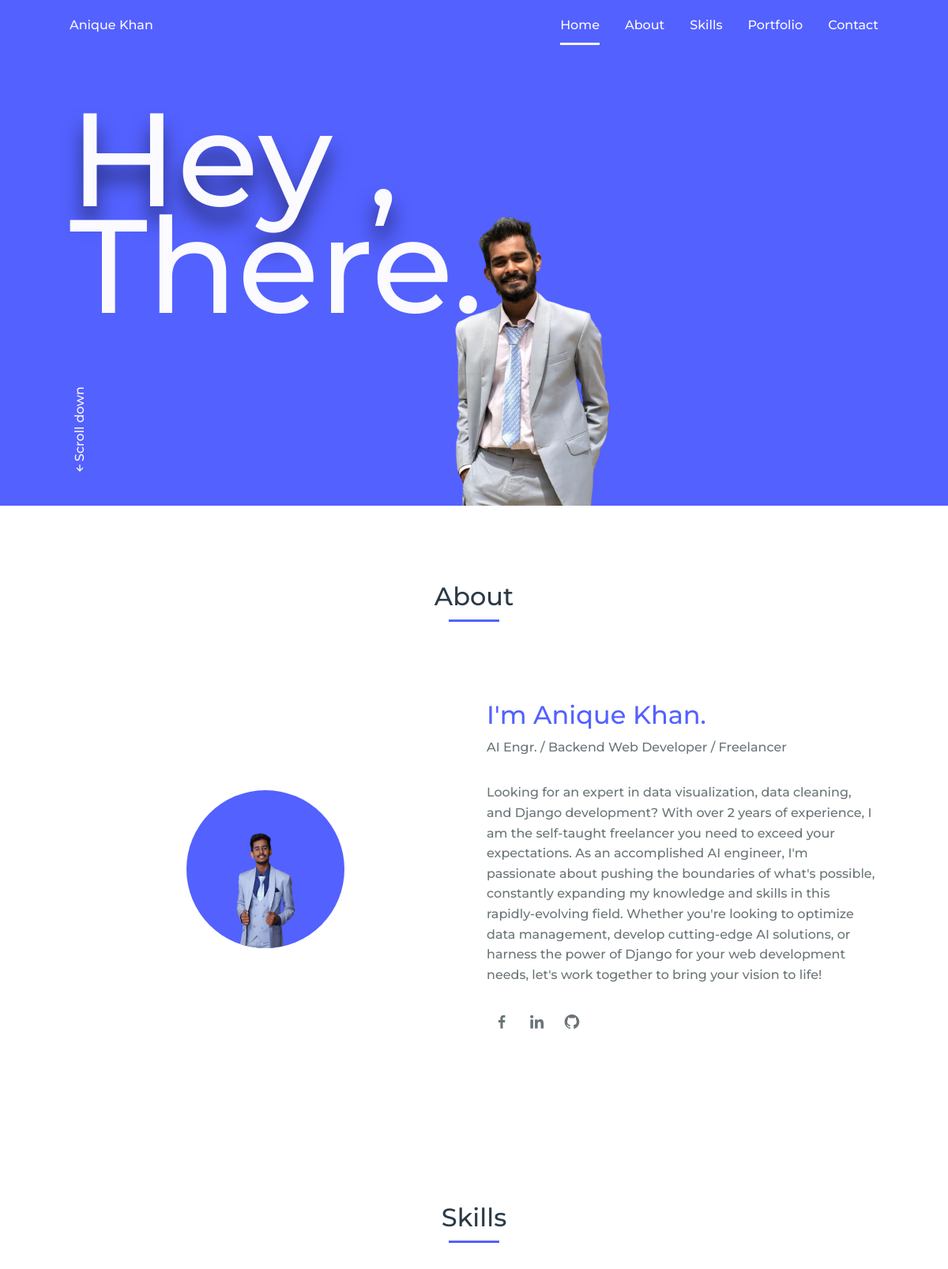
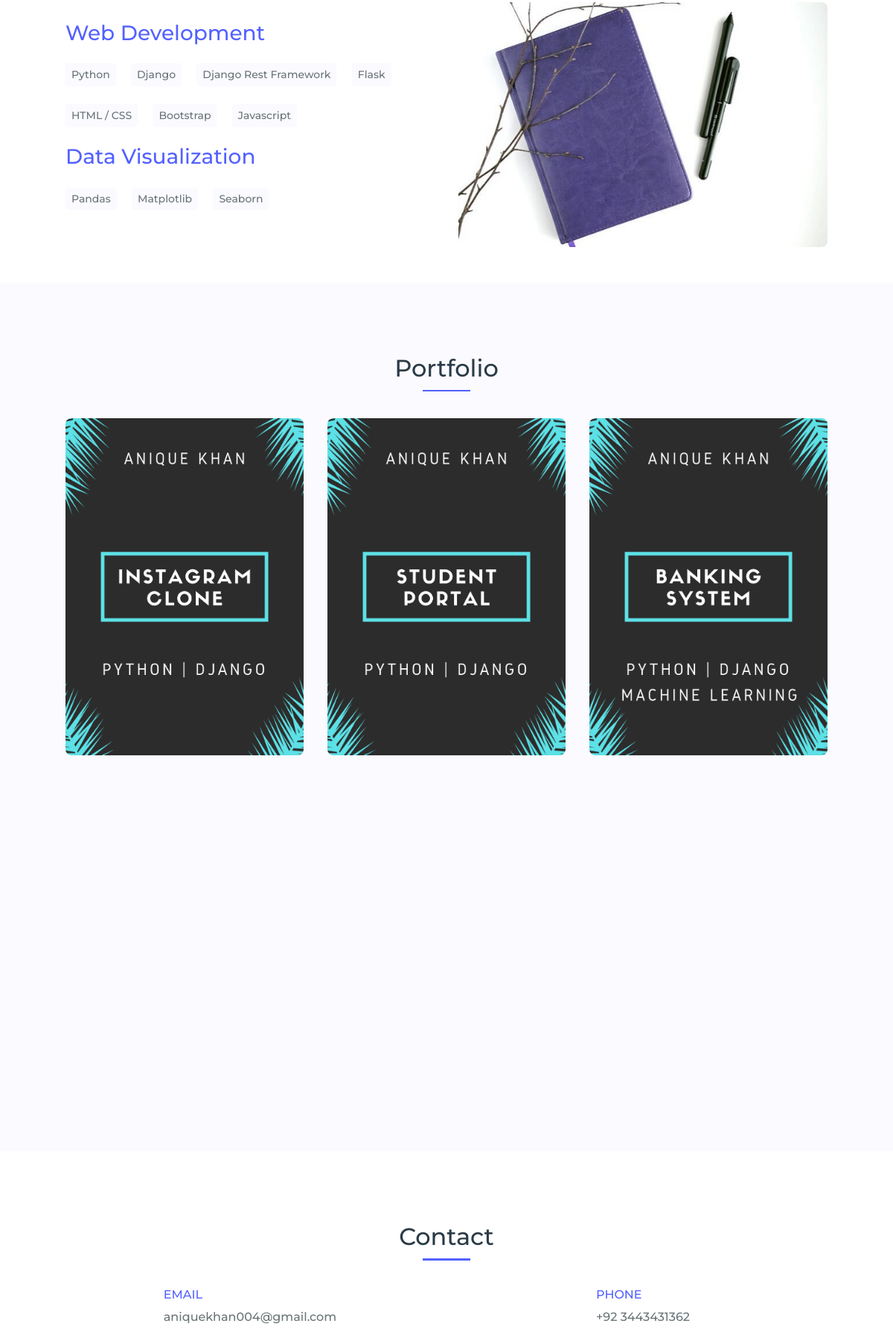
The page / (upper part) on the database its author committed (2 pictures, top to bottom).
### anique/models.py (models this page shows, shortened)
class Home(models.Model):
    name = models.CharField(max_length=20)
    greetings_1 = models.CharField(max_length=5)
    greetings_2 = models.CharField(max_length=5)
    picture = models.ImageField(upload_to='picture/')
    updated = models.DateTimeField(auto_now=True)

class About(models.Model):
    heading = models.CharField(max_length=50)
    career = models.CharField(max_length=50)
    description = models.TextField(blank=False)
    profile_img = models.ImageField(upload_to='profile/')
    updated = models.DateTimeField(auto_now=True)

class Profile(models.Model):
    about = models.ForeignKey(About,
                                on_delete=models.CASCADE)
    social_name = models.CharField(max_length=10)
    link = models.URLField(max_length=200)

class Category(models.Model):
    name = models.CharField(max_length=50)
    updated = models.DateTimeField(auto_now=True)
    class Meta:
        verbose_name = 'Skill'
        verbose_name_plural = 'Skills'

class Skills(models.Model):
    category = models.ForeignKey(Category,
                                on_delete=models.CASCADE)
    skill_name = models.CharField(max_length=50)

class Portfolio(models.Model):
    title = models.CharField(max_length=80,null=True,blank=True)
    description = models.TextField(null=True,blank=True)
    image = models.ImageField(upload_to='portfolio/')
    live_link = models.URLField(max_length=200)
    github_link = models.URLField(max_length=200,blank=True,null=True)
    def __str__(self):
        return self.title

### anique/views.py (the view, shortened to what this page needs)
# urls.py: path('', views.index, name='index')
def index(request):
    if request.method == "GET":
        home = Home.objects.latest('updated')
        about = About.objects.latest('updated')
        profiles = Profile.objects.filter(about=about)
        categories = Category.objects.all()
        portfolios = Portfolio.objects.all()
        form = ContactForm()
        context = {
            'home': home,
            'about': about,
            'profiles': profiles,
            'categories': categories,
            'portfolios': portfolios,
            "form": form
        }
        return render(request, 'index.html', context)

### anique/templates/index.html (shortened to what this page needs)
{% load static %}
<!DOCTYPE html>
<html lang="en">
<head>
    <link href="https://cdn.jsdelivr.net/npm/bootstrap@5.0.2/dist/css/bootstrap.min.css" rel="stylesheet">
    <link rel="stylesheet" href="{% static 'assets/css/styles.css' %}">
    <link href='https://cdn.jsdelivr.net/npm/boxicons@2.0.5/css/boxicons.min.css' rel='stylesheet'>
</head>
<body>
    <header class="l-header">
        <nav class="nav bd-grid">
            <div>
                <a href="#" class="nav__logo">{{ home.name }}</a>
            </div>
            <div class="nav__menu" id="nav-menu">
                <ul class="nav__list">
                    <li class="nav__item"><a href="#home" class="nav__link active">Home</a></li>
                    <li class="nav__item"><a href="#about" class="nav__link">About</a></li>
                    <li class="nav__item"><a href="#skills" class="nav__link">Skills</a></li>
                    <li class="nav__item"><a href="#portfolio" class="nav__link">Portfolio</a></li>
                    <li class="nav__item"><a href="#contact" class="nav__link">Contact</a></li>
                </ul>
            </div>
        </nav>
    </header>
    <main class="l-main">
        <section class="home" id="home">
            <div class="home__container bd-grid">
                <h1 class="home__title"><span>{{ home.greetings_1 }}</span><br>{{ home.greetings_2 }}.</h1>
                <div class="home__scroll">
                    <a href="#about" class="home__scroll-link"><i class='bx bx-up-arrow-alt'></i>Scroll down</a>
                </div>
                <img src="{{ home.picture.url }}" alt="" class="home__img">
            </div>
        </section>
        <section class="about section" id="about">
            <h2 class="section-title">About</h2>
            <div class="about__container bd-grid">
                <div class="about__img">
                    <img src="{{ about.profile_img.url }}" alt="">
                </div>
                <div>
                    <h2 class="about__subtitle">{{ about.heading }}</h2>
                    <span class="about__profession">{{ about.career }}</span>
                    <p class="about__text">{{ about.description }}</p>
                    <div class="about__social">
                        {% for profile in about.profile_set.all %}
                        <a href="{{ profile.link }}" class="about__social-icon" target="_blank">
                            <i class='bx bxl-{{ profile.social_name }}'></i>
                        </a>
                        {% endfor %}
                    </div>
                </div>
            </div>
        </section>
        <section class="skills section" id="skills">
            <h2 class="section-title">Skills</h2>
            <div class="skills__container bd-grid">
                <div class="skills__box">
                    {% for category in categories %}
                    <h3 class="skills__subtitle">{{category.name}}</h3>
                    {% for skills in category.skills_set.all %}
                    <span class="skills__name">{{skills.skill_name}}</span>
                    {% endfor %}
                    {% endfor %}
                </div>
                <div class="skills__img">
                    <img src="{% static 'assets/img/skill.jpg' %}" alt="">
                </div>
            </div>
        </section>
        <section class="portfolio section" id="portfolio">
            <h2 class="section-title">Portfolio</h2>
            <div class="portfolio__container bd-grid">
                {% for portfolio in portfolios %}
                <div class="portfolio__img">
                    <img src="{{ portfolio.image.url }}" alt="">
                </div>
                {% endfor %}
            </div>
        </section>
        <section class="contact section" id="contact">
            <h2 class="section-title">Contact</h2>
            <div class="contact__container bd-grid">
                <div class="contact__info">
                    <h3 class="contact__subtitle">EMAIL</h3>
                    <span class="contact__text">aniquekhan004@gmail.com</span>
                </div>
                <div class="contact__info">
                    <h3 class="contact__subtitle">PHONE</h3>
                    <span class="contact__text">+92 3443431362</span>
                </div>
            </div>
        </section>
    </main>
</body>
</html>

### rows shown on the page
Home: name "Anique Khan", greetings_1 "Hey ,", greetings_2 "There", picture (picture)
About: profile_img (picture), heading "I'm Anique Khan.", career "AI Engr. / Backend Web Developer / Freelancer", description "Looking for an expert in data visualization, data cleaning, and Django development? With over 2 years of experience, I am the self-taught freelancer you need to exceed your expectations. As an accomplished AI engineer, I'm passionate about pushing the boundaries of what's possible, constantly expanding my knowledge and skills in this rapidly-evolving field. Whether you're looking to optimize data management, develop cutting-edge AI solutions, or harness the power of Django for your web development needs, let's work together to bring your vision to life!"
Category: name "Web Development"
Skills: skill_name "Python"
Skills: skill_name "Django"
Skills: skill_name "Django Rest Framework"
Skills: skill_name "Flask"
Skills: skill_name "HTML / CSS"
Skills: skill_name "Bootstrap"
Skills: skill_name "Javascript"
Category: name "Data Visualization"
Skills: skill_name "Pandas"
Skills: skill_name "Matplotlib"
Skills: skill_name "Seaborn"
Portfolio: image (picture)
Portfolio: image (picture)
Portfolio: image (picture)
